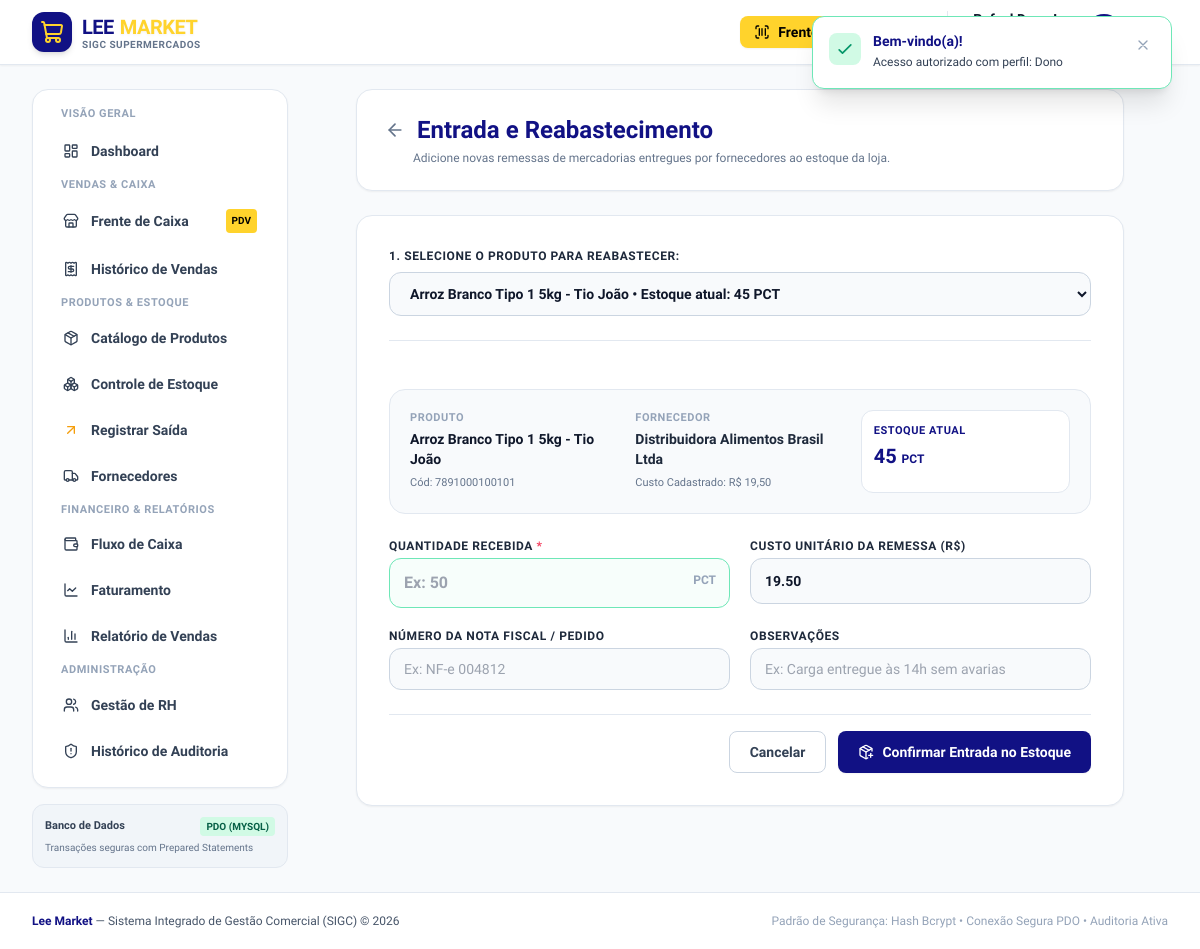
The page /modules/estoque/entrada.php?id=1 (signed in) on the database its author committed.
### tables this page shows
CREATE TABLE IF NOT EXISTS `produtos` (
  `id` INT AUTO_INCREMENT PRIMARY KEY,
  `codigo_barras` VARCHAR(50) NOT NULL UNIQUE,
  `nome` VARCHAR(150) NOT NULL,
  `categoria_id` INT NULL,
  `fornecedor_id` INT NULL,
  `preco_custo` DECIMAL(10,2) NOT NULL DEFAULT 0.00,
  `preco_venda` DECIMAL(10,2) NOT NULL,
  `estoque_atual` INT NOT NULL DEFAULT 0,
  `estoque_minimo` INT NOT NULL DEFAULT 5,
  `unidade_medida` VARCHAR(10) NOT NULL DEFAULT 'UN',
  `status` ENUM('ativo', 'inativo') NOT NULL DEFAULT 'ativo',
  `criado_em` DATETIME NOT NULL DEFAULT CURRENT_TIMESTAMP,
  `atualizado_em` DATETIME NOT NULL DEFAULT CURRENT_TIMESTAMP ON UPDATE CURRENT_TIMESTAMP,
  CONSTRAINT `fk_produtos_categoria` FOREIGN KEY (`categoria_id`) REFERENCES `categorias`(`id`) ON DELETE SET NULL,
  CONSTRAINT `fk_produtos_fornecedor` FOREIGN KEY (`fornecedor_id`) REFERENCES `fornecedores`(`id`) ON DELETE SET NULL
);

CREATE TABLE IF NOT EXISTS `fornecedores` (
  `id` INT AUTO_INCREMENT PRIMARY KEY,
  `cnpj` VARCHAR(20) NOT NULL UNIQUE,
  `razao_social` VARCHAR(150) NOT NULL,
  `nome_fantasia` VARCHAR(150) NULL,
  `contato_nome` VARCHAR(100) NULL,
  `telefone` VARCHAR(20) NOT NULL,
  `email` VARCHAR(150) NOT NULL,
  `endereco` TEXT NULL,
  `status` ENUM('ativo', 'inativo') NOT NULL DEFAULT 'ativo',
  `criado_em` DATETIME NOT NULL DEFAULT CURRENT_TIMESTAMP
);

### includes/helpers.php (called while the page is built, shortened)
<?php
function base_url(string $path = ''): string {
    $scriptDir = str_replace('\\', '/', dirname($_SERVER['SCRIPT_NAME']));
    $subfolders = ['/modules/auth', '/modules/dashboard', '/modules/produtos', '/modules/estoque',
                   '/modules/vendas', '/modules/relatorios', '/modules/financeiro',
                   '/modules/fornecedores', '/modules/rh', '/modules/auditoria'];
    $base = $scriptDir;
    foreach ($subfolders as $sub) {
        if (str_ends_with($base, $sub)) {
            $base = substr($base, 0, -strlen($sub));
            break;
        }
    }
    $base = rtrim($base, '/');
    $cleanPath = ltrim($path, '/');
    return ($base ? $base : '') . ($cleanPath ? '/' . $cleanPath : '/');
}
function format_money($val): string {
    $num = floatval($val);
    return 'R$ ' . number_format($num, 2, ',', '.');
}

### modules/estoque/entrada.php (the view, shortened to what this page needs)
<?php
require_once __DIR__ . '/../../includes/helpers.php';
$pdo = getDBConnection();
$selectedId = (int)($_GET['id'] ?? 0);
$produto = null;
if ($selectedId > 0) {
    $stmt = $pdo->prepare("SELECT p.*, c.nome as categoria_nome, f.razao_social as fornecedor_nome FROM produtos p LEFT JOIN categorias c ON p.categoria_id = c.id LEFT JOIN fornecedores f ON p.fornecedor_id = f.id WHERE p.id = ? AND p.status = 'ativo'");
    $stmt->execute([$selectedId]);
    $produto = $stmt->fetch();
}
$produtosDisponiveis = $pdo->query("SELECT id, codigo_barras, nome, estoque_atual, unidade_medida, preco_custo FROM produtos WHERE status = 'ativo' ORDER BY nome ASC")->fetchAll();
require_once __DIR__ . '/../../includes/header.php';
require_once __DIR__ . '/../../includes/navbar.php';
?>
<div class="max-w-3xl mx-auto space-y-6">
    <div class="flex items-center justify-between bg-white p-5 sm:p-6 rounded-2xl border border-slate-200 shadow-sm">
        <div>
            <div class="flex items-center gap-2">
                <a href="<?= base_url('modules/estoque/index.php') ?>" class="p-1 rounded-lg hover:bg-slate-100 text-slate-500">
                    <i data-lucide="arrow-left" class="w-5 h-5"></i>
                </a>
                <h1 class="text-xl sm:text-2xl font-black text-[#111184]">Entrada e Reabastecimento</h1>
            </div>
            <p class="text-xs text-slate-500 mt-1 pl-8">Adicione novas remessas de mercadorias entregues por fornecedores ao estoque da loja.</p>
        </div>
    </div>
    <div class="bg-white p-6 sm:p-8 rounded-2xl border border-slate-200 shadow-sm space-y-6">
        <div>
            <label for="select_prod" class="block text-xs font-bold text-slate-800 uppercase tracking-wider mb-2">
                1. Selecione o Produto para Reabastecer:
            </label>
            <select id="select_prod" onchange="window.location.href = '<?= base_url('modules/estoque/entrada.php?id=') ?>' + this.value" class="w-full px-4 py-3 bg-slate-50 border border-slate-300 rounded-xl text-sm font-bold text-slate-900 focus:ring-2 focus:ring-[#111184]">
                <?php foreach ($produtosDisponiveis as $p): ?>
                    <option value="<?= $p['id'] ?>" <?= ($produto && (int)$produto['id'] === (int)$p['id']) ? 'selected' : '' ?>>
                        <?= htmlspecialchars($p['nome']) ?> &bull; Estoque atual: <?= $p['estoque_atual'] ?> <?= $p['unidade_medida'] ?>
                    </option>
                <?php endforeach; ?>
            </select>
        </div>
        <?php if ($produto): ?>
            <form action="<?= base_url('modules/estoque/entrada.php') ?>" method="POST" class="pt-6 border-t border-slate-200 space-y-6">
                <div class="bg-slate-50 p-5 rounded-2xl border border-slate-200 grid grid-cols-1 sm:grid-cols-3 gap-4">
                    <div>
                        <span class="text-[11px] font-bold text-slate-400 uppercase tracking-wider block">Produto</span>
                        <p class="font-extrabold text-slate-900 text-sm mt-0.5"><?= htmlspecialchars($produto['nome']) ?></p>
                        <span class="text-[11px] text-slate-500 font-mono">Cód: <?= htmlspecialchars($produto['codigo_barras']) ?></span>
                    </div>
                    <div>
                        <span class="text-[11px] font-bold text-slate-400 uppercase tracking-wider block">Fornecedor</span>
                        <p class="font-bold text-slate-800 text-sm mt-0.5"><?= htmlspecialchars($produto['fornecedor_nome'] ?? 'Geral') ?></p>
                        <span class="text-[11px] text-slate-500">Custo Cadastrado: <?= format_money($produto['preco_custo']) ?></span>
                    </div>
                    <div class="p-3 bg-white rounded-xl border border-slate-200">
                        <span class="text-[11px] font-bold text-[#111184] uppercase tracking-wider block">Estoque Atual</span>
                        <p class="text-xl font-black text-[#111184] mt-0.5">
                            <?= $produto['estoque_atual'] ?> <span class="text-xs font-semibold"><?= htmlspecialchars($produto['unidade_medida']) ?></span>
                        </p>
                    </div>
                </div>
                <div class="grid grid-cols-1 sm:grid-cols-2 gap-5">
                    <div>
                        <label for="quantidade" class="block text-xs font-bold text-slate-800 uppercase tracking-wider mb-1">
                            Quantidade Recebida <span class="text-rose-500">*</span>
                        </label>
                        <div class="relative">
                            <input type="number" min="1" id="quantidade" name="quantidade" required placeholder="Ex: 50"
                                   class="block w-full px-3.5 py-3 bg-emerald-50/40 border border-emerald-300 rounded-xl text-base font-black text-emerald-800 focus:ring-2 focus:ring-[#111184]">
                            <span class="absolute right-3.5 top-3.5 text-xs font-bold text-slate-400">
                                <?= htmlspecialchars($produto['unidade_medida']) ?>
                            </span>
                        </div>
                    </div>
                    <div>
                        <label for="custo_unitario" class="block text-xs font-bold text-slate-800 uppercase tracking-wider mb-1">
                            Custo Unitário da Remessa (R$)
                        </label>
                        <input type="number" step="0.01" min="0" id="custo_unitario" name="custo_unitario" value="<?= htmlspecialchars($produto['preco_custo']) ?>"
                               class="block w-full px-3.5 py-3 bg-slate-50 border border-slate-300 rounded-xl text-sm font-semibold focus:ring-2 focus:ring-[#111184]">
                    </div>
                    <div>
                        <label for="nota_fiscal" class="block text-xs font-bold text-slate-800 uppercase tracking-wider mb-1">
                            Número da Nota Fiscal / Pedido
                        </label>
                        <input type="text" id="nota_fiscal" name="nota_fiscal" placeholder="Ex: NF-e 004812"
                               class="block w-full px-3.5 py-2.5 bg-slate-50 border border-slate-300 rounded-xl text-sm focus:ring-2 focus:ring-[#111184]">
                    </div>
                    <div>
                        <label for="observacao" class="block text-xs font-bold text-slate-800 uppercase tracking-wider mb-1">
                            Observações
                        </label>
                        <input type="text" id="observacao" name="observacao" placeholder="Ex: Carga entregue às 14h sem avarias"
                               class="block w-full px-3.5 py-2.5 bg-slate-50 border border-slate-300 rounded-xl text-sm focus:ring-2 focus:ring-[#111184]">
                    </div>
                </div>
                <div class="pt-4 border-t border-slate-200 flex justify-end gap-3">
                    <a href="<?= base_url('modules/estoque/index.php') ?>" class="px-5 py-2.5 rounded-lg border border-slate-300 text-slate-700 font-bold hover:bg-slate-50 transition text-sm">
                        Cancelar
                    </a>
                    <button type="submit" class="btn-lee-primary text-sm">
                        <i data-lucide="package-plus" class="w-4 h-4"></i>
                        <span>Confirmar Entrada no Estoque</span>
                    </button>
                </div>
            </form>
        <?php endif; ?>
    </div>
</div>
<?php require_once __DIR__ . '/../../includes/footer.php'; ?>

### assets/css/custom.css (style rules this page uses)
:root { --color-primary: #111184; --color-primary-hover: #0c0c66; --color-primary-light: #ececfb; --color-accent: #FFD32C; --color-accent-hover: #e6bd1f; --color-accent-text: #000000; --color-bg: #FFFFFF; --color-text: #000000; --color-card-bg: #FFFFFF; --color-border: #e2e8f0; }
*, html, body, input, button, select, textarea, table, th, td, h1, h2, h3, h4, h5, h6, p, span, a { font-family: 'Isometra', system-ui, -apple-system, BlinkMacSystemFont, 'Segoe UI', Roboto, Helvetica, Arial, sans-serif !important; }
body { background-color: #F8FAFC; color: var(--color-text); -webkit-font-smoothing: antialiased; -moz-osx-font-smoothing: grayscale; }
.btn-lee-primary { background-color: #111184; color: #FFFFFF; font-weight: 600; padding: 0.625rem 1.25rem; border-radius: 0.5rem; display: inline-flex; align-items: center; justify-content: center; gap: 0.5rem; transition: all 0.2s ease-in-out; box-shadow: 0 1px 2px 0 rgba(0, 0, 0, 0.05); }

### rows shown on the page
produtos: nome "Arroz Branco Tipo 1 5kg - Tio João", codigo_barras "7891000100101", fornecedor.razao_social "Distribuidora Alimentos Brasil Ltda", preco_custo "R$ 19,50", estoque_atual "45", unidade_medida "PCT", custo_unitario "19.50"

### other values the page prints
getDBDriver() "MYSQL"
form field value "Arroz Branco Tipo 1 5kg - Tio João • Estoque atual: 45 PCT"
